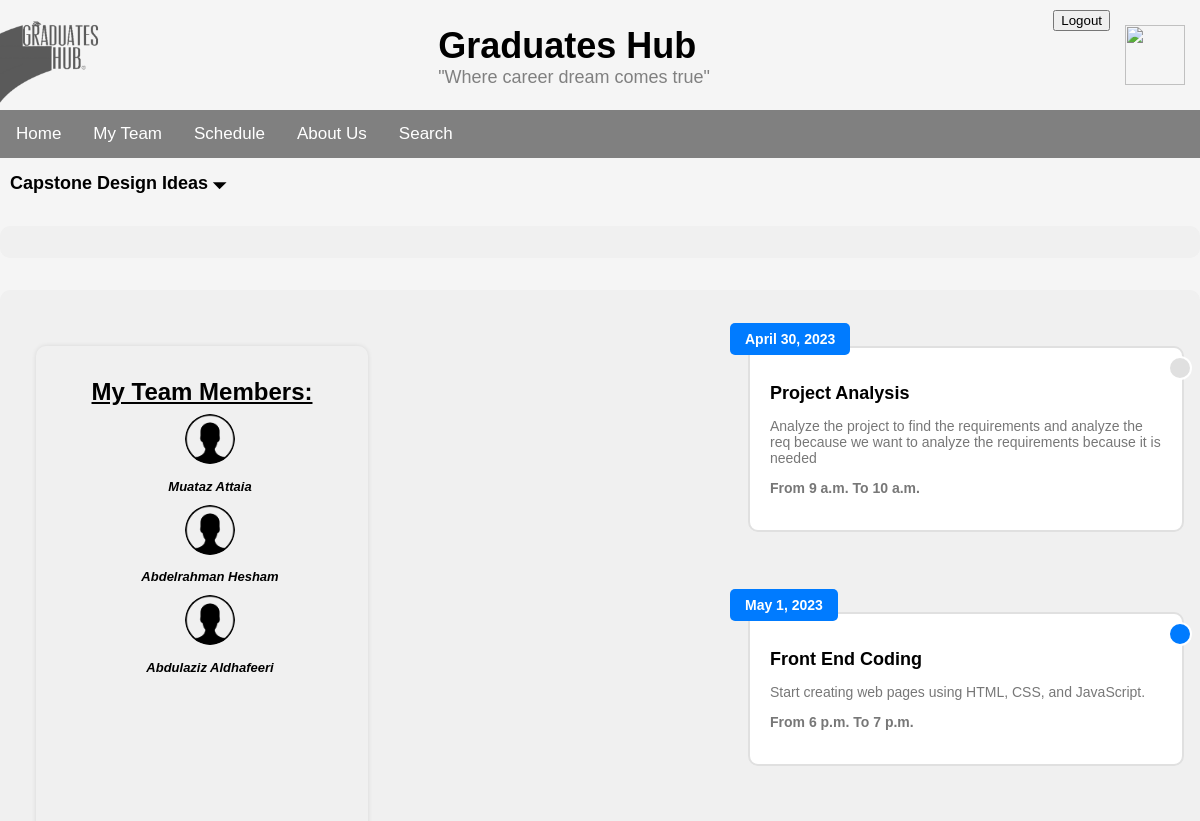
Before: /hub/student-home/ (upper part) with the older database file.
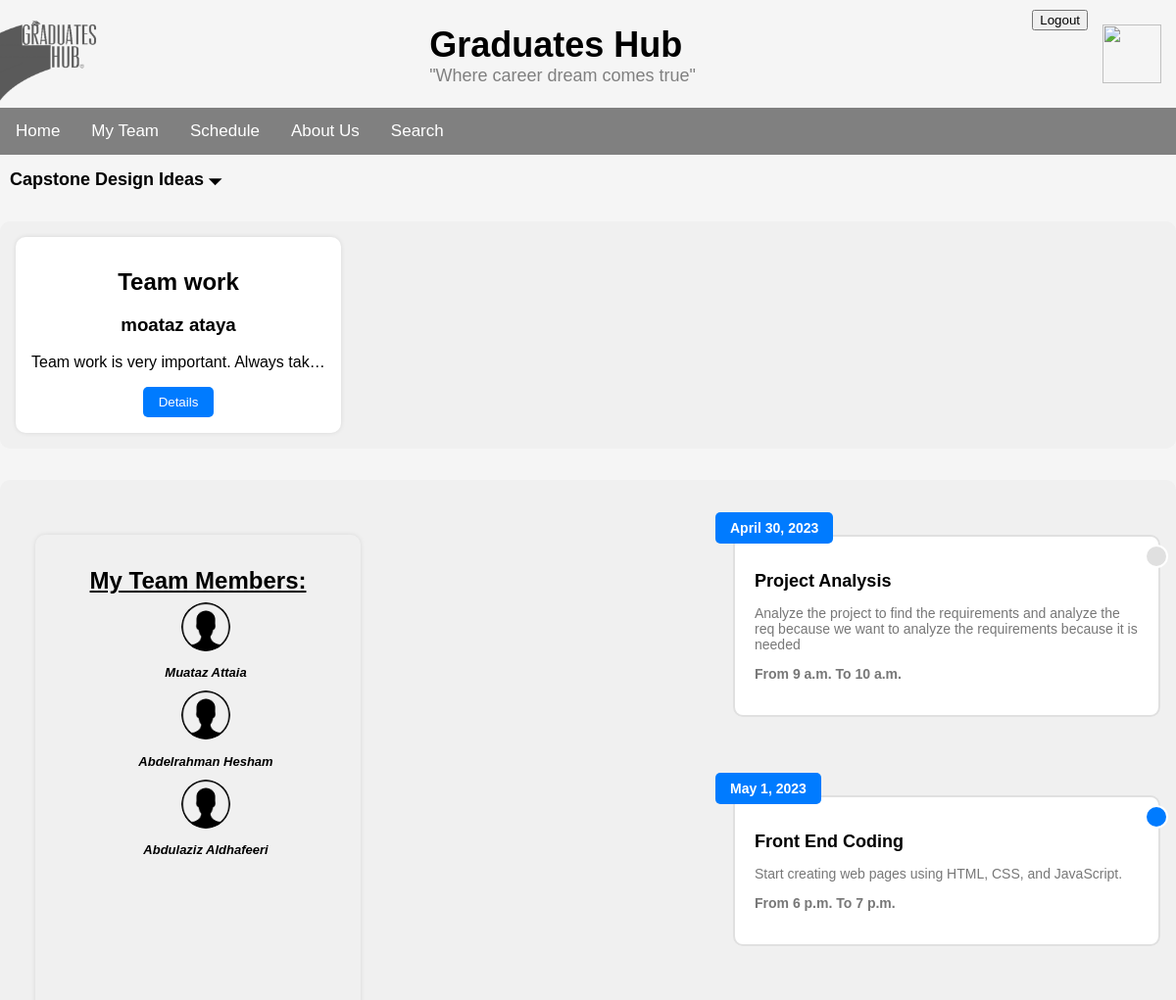
After: the same page with the newer database file.
### hub/models.py (models this page shows, shortened)
class Meeting(models.Model):
    title = models.CharField(max_length=30)
    description = models.TextField()
    start_time = models.TimeField()
    end_time = models.TimeField()
    date = models.DateField()
    team = models.ForeignKey(Team, on_delete=models.CASCADE, null=False)
    creator = models.ForeignKey(
        Student, on_delete=models.SET_NULL, null=True, related_name='meetings_created')
    members_available = models.ManyToManyField(
        'Student', blank=True, related_name='meetings_available')

class Post(models.Model):
    VISIBILITY_OPTIONS = [('Pub', 'Public'), ('Pri', 'Private')]
    POST_TYPES = [('Pos', 'Post'), ('Pro', 'Project'), ('Job', 'Job')]
    title = models.CharField(max_length=100)
    content = models.TextField()
    time = models.DateTimeField(auto_now_add=True)
    visibility = models.CharField(max_length=3, choices=VISIBILITY_OPTIONS)
    links = models.TextField()
    post_type = models.CharField(max_length=3, choices=POST_TYPES)
    creator = models.ForeignKey(User, on_delete=models.CASCADE, null=False)

class User(models.Model):
    GENDERS = [('M', 'Male'), ('F', 'Female')]
    name = models.CharField(max_length=40)
    phone = models.PositiveIntegerField()
    bio = models.TextField(max_length=500)
    photo = models.ImageField(default='default.png',
                              upload_to='profile_pics/', blank=True)
    website = models.URLField(null=True, blank=True)
    email = models.EmailField()
    def __str__(self):
        return self.name

### hub/views.py (the view)
# urls.py: path("student-home/", views.get_student_home, name='student-home'),
def get_student_home(request):
    posts = Post.objects.all().order_by('time')
    meetings = Meeting.objects.all()
    context = {'Posts': posts, 'Meetings': meetings}
    return render(request, 'hub/Student_Home.html', context)

### hub/templates/hub/Student_Home.html (shortened to what this page needs)
{% load static %}
<!DOCTYPE html>
<html lang="en">
<head>
    <link rel="stylesheet" type="text/css" href="{% static 'hub/css/Student_Home.css' %}">
</head>
<body>
    <header>
		<div class="logo">
			<a  href="{% url 'student-home' %}"><img src="{% static 'hub/img/GraduatesHubLogo.png' %}" alt="Graduates Hub Logo"></a>
		</div>
		<div class="title">
			<h1 style="margin-left: 35%;">Graduates Hub</h1>
			<p style="margin-left: 35%;">"Where career dream comes true"</p>
		</div>
		<a href="/logout/"><button class="logout-button"> Logout </button></a>
		<a href="/hub/student-profile/{{user.profile.id}}">
			<img src="{{user.profile.photo.url}}" class="head-profile" width="60px" height="60px">
			</a>
	</header>
	<div class="topnav">
		<a class="active" href="{% url 'student-home' %}" id="Home">Home
		<a class="active" href="#MyTeam" id="myButton">My Team
		<a class="active" href="#Schedule" id="myButton1">Schedule
		<a href="#contact">About Us</a>
		<a href="{% url 'search-page' %}">Search</a>
	  </div>
    <h2 style="font-family:'Trebuchet MS', 'Lucida Sans Unicode', 'Lucida Grande', 'Lucida Sans', Arial, sans-serif;font-size: large;font-weight: bold; margin-left: 10px;">Capstone Design Ideas 🞃</h2>
	  <div class="main-content-container">
		{% for Post in Posts %}
		<div class="main-content-block">
		  <h1>{{Post.title}}</h1>
		  <h3>{{Post.creator}}</h3>
		  <p>{{Post.content}}</p>
		  <button>Details</button>
		</div>
		{% endfor%}
  </div>
<div class="main-content-container">
	<div class="group-mem-block">
		<u><h1>My Team Members:</h1></u>
		<img src="{% static 'hub/img/Profile_photo.png' %}"alt="Icon 5">
		<h2>Muataz Attaia</h2>
		<img src="{% static 'hub/img/Profile_photo.png' %}" alt="Icon 6">
		<h2>Abdelrahman Hesham</h2>
		<img src="{% static 'hub/img/Profile_photo.png' %}" alt="Icon 7">
		<h2>Abdulaziz Aldhafeeri</h2>
	</div>
	<div class="timeline">
	{% for Meeting in Meetings %}
	  <div class="timeline-event">
		<div class="timeline-date">{{Meeting.date}}</div>
		<h2>{{Meeting.title}}</h2>
		<p>{{Meeting.description}}</p>
		<p style="font-weight: bold;">From {{Meeting.start_time}} To {{Meeting.end_time}}</p>
	  </div>
	{% endfor %}
  </div>
</body>
</html>

Changed rows visible on the page:
added Post: title "Team work", creator "moataz ataya", content "Team work is very important. Always tak…"
